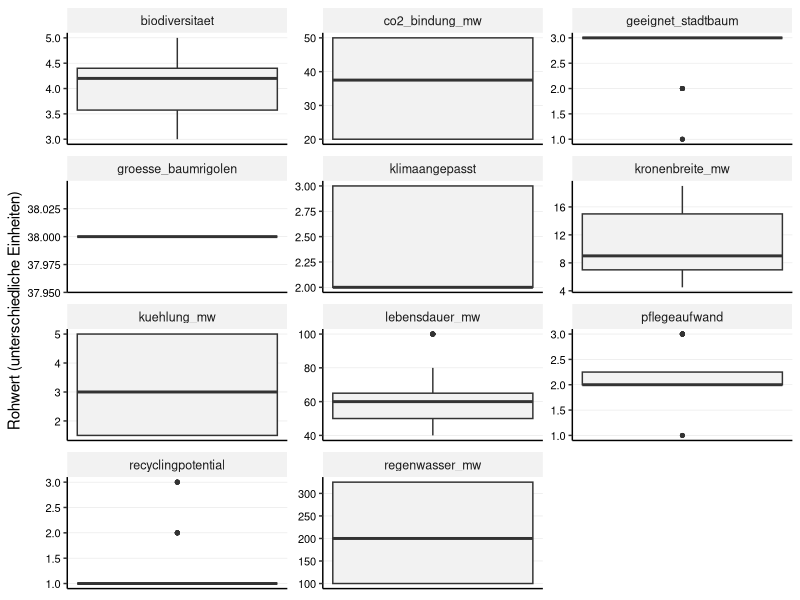
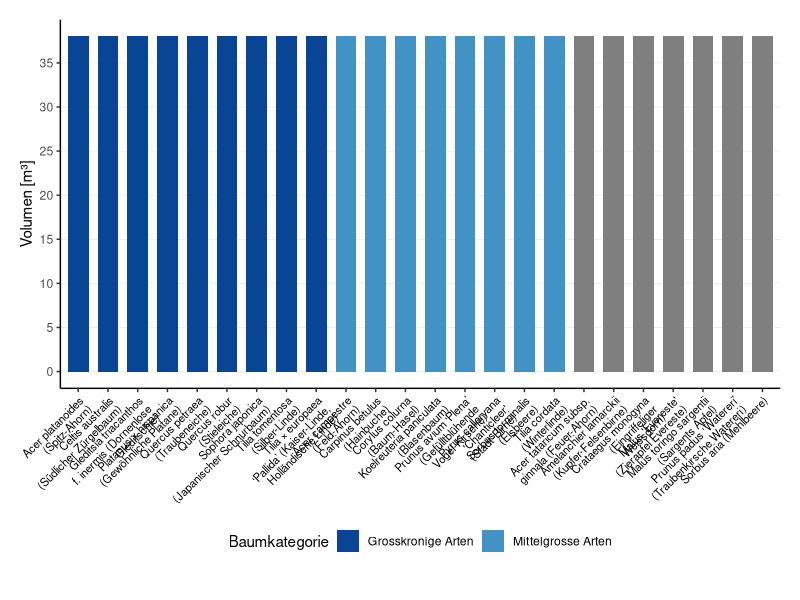

The R source for these figures, in order: (Note: this script raises an error after producing the figures.)
## ---- chunk 1

library(tidyverse)
library(readr)
library(ggplot2)
library(forcats)
library(tidytext)
library(patchwork)

## ---- chunk 2

## 1. Daten Importieren

# Liest die Rohdaten für die Bäume ein
df_baeume_raw <- read_delim(
  "01_data_input/Baeume_tidy.csv", 
  delim = ";"
)

# Liest die Gewichtungen ein (jetzt mit "baeume" im Variablennamen)
weights_baeume_s0_raw <- read_delim(
  "01_data_input/Baeume_Gewichtung_Szenario0.csv", 
  delim = ";"
)
weights_baeume_s1_raw <- read_delim(
  "01_data_input/Baeume_Gewichtung_Szenario1.csv",
  delim = ";"
)
weights_baeume_s2_raw <- read_delim(
  "01_data_input/Baeume_Gewichtung_Szenario2.csv",
  delim = ";"
)
weights_baeume_s3_raw <- read_delim(
  "01_data_input/Baeume_Gewichtung_Szenario3.csv",
  delim = ";"
)
## ---- chunk 3
#| include: false
# --- PRÜFUNG BLOCK 1 (Bäume) ---

print("--- 1. Check: Spaltennamen Bäume (Sind alle Spaltennamen da?) ---")
colnames(df_baeume_raw)

print("--- 2. Check: Gewichtung S0 (Wurden Spalten getrennt?) ---")
head(weights_baeume_s0_raw) 

print("--- 3. Check: Gewichtung S3 (Zur Sicherheit) ---")
head(weights_baeume_s3_raw)

## ---- chunk 4
# A. Bereinigung der Rohdaten
df_baeume <- df_baeume_raw %>%
  select(baumkategorie, baumart, everything()) 

# B. Bereinigung der Gewichtungen (ALLE SZENARIEN)
# Wir fügen den Roh-Dateien die Szenario-Namen hinzu
df_weights_s0 <- weights_baeume_s0_raw %>%
  mutate(szenario = "Szenario 0: Baseline (IST)")
df_weights_s1 <- weights_baeume_s1_raw %>%
  mutate(szenario = "Szenario 1: Forschungsfokus")
df_weights_s2 <- weights_baeume_s2_raw %>%
  mutate(szenario = "Szenario 2: Radikale Vermeidung")
df_weights_s3 <- weights_baeume_s3_raw %>%
  mutate(szenario = "Szenario 3: Radikaler Lebenszyklus")

# Jetzt binden wir sie zu einer finalen Gewichtungs-Tabelle zusammen
df_weights <- bind_rows(df_weights_s0, df_weights_s1, df_weights_s2, df_weights_s3) %>%
  # Berechne das Gesamtgewicht (gewicht) aus den Rohspalten,
  mutate(
    gewicht = group_weight * within_group_weight
  ) %>%
   # umbenennen für den Join
  rename(
    bewertungskategorie = criterion_id
  ) %>%
  # Auswählen der Spalten, die der Rest des Skripts braucht
  select(szenario, bewertungskategorie, gewicht, group_id)

## ---- chunk 5
#| include: false
# --- PRÜFUNG BLOCK 2 ---
print("--- Check: Stimmen Kriterien überein? ---")
kriterien_gewichte <- unique(df_weights$bewertungskategorie)
spalten_baeume <- colnames(df_baeume)
missing <- setdiff(kriterien_gewichte, spalten_baeume)

if(length(missing) > 0) {
  print("ACHTUNG! Folgende Kriterien fehlen:")
  print(missing)
} else {
  print("ERFOLG: Alle Gewichtungs-Kriterien sind in den Baum-Daten vorhanden!")
}

## ---- chunk 6
# 3.1 Wide-to-Long
df_baeume_long <- df_baeume %>%
  pivot_longer(
    cols = where(is.numeric), 
    names_to = "bewertungskategorie", 
    values_to = "wert"
  )

# 3.2 JOIN mit Gewichtung
# WICHTIG: Wir nutzen left_join. 
df_baeume_joined <- df_baeume_long %>%
  left_join(df_weights, by = "bewertungskategorie", relationship = "many-to-many")

## ---- chunk 7
#| include: false
# --- PRÜFUNG BLOCK 3 (Bäume) ---

# Sicherheits-Check im Skript:
# Bei Bäumen erwarten wir eigentlich für ALLE Kriterien ein Gewicht (anders als bei Belägen mit den Info-Kosten).
if(any(is.na(df_baeume_joined$gewicht))) {
  warning("ACHTUNG: Einige Baum-Kriterien haben kein Gewicht gefunden! Bitte prüfen.")
}

print("--- Check 1: Dimensionen (Sollte riesig sein) ---")
# Erwartung: Anzahl Bäume (25) * Kriterien (ca. 11) * Szenarien (4)
dim(df_baeume_joined)

print("--- Check 2: Gibt es Kriterien ohne Gewicht? ---")
# Hier sollte im Idealfall eine leere Tabelle oder "0" kommen.
# Falls hier was steht, stimmen die Namen in der CSV nicht überein.
df_baeume_joined %>% 
  filter(is.na(gewicht)) %>% 
  select(bewertungskategorie) %>% 
  distinct()

print("--- Check 3: Stichprobe (Eiche in S2) ---")
# Zeig mir, ob die Gewichtung für Szenario 2 (Umwelt) bei CO2 hoch ist
df_baeume_joined %>%
  filter(baumart == "Quercus petraea (Traubeneiche)", szenario == "Szenario 2: Radikale Vermeidung") %>%
  filter(bewertungskategorie == "co2_bindung") %>%
  select(szenario, bewertungskategorie, wert, gewicht)
  
## ---- chunk 8
#| label: fig-baeume-analysis
#| fig.width: 10
#| fig.height: 16
#| out.width: "100%"
#| warning: false

# -------------------------------------------------------
# TEIL 1: Boxplot der Rohwerte (Überblick)  (Scientific Style)
# -------------------------------------------------------
# Hinweis: Da die Einheiten gemischt sind, nutzen wir facet_wrap mit freien Skalen.
plot_rohwerte_baeume <- ggplot(df_baeume_joined, aes(y = wert)) +
  geom_boxplot(fill = "grey95", width = 0.5, outlier.size = 1) +
  
  # Facetten für jedes Kriterium
  facet_wrap(~bewertungskategorie, scales = "free", ncol = 3) +
  
  labs(
    title = NULL, # Titel kommt in Word
    subtitle = NULL,
    x = NULL,
    y = "Rohwert (unterschiedliche Einheiten)"
  ) +
  
  theme_classic(base_size = 11) +
  
  theme(
    # Nur horizontale Gitterlinien (y) sind wichtig zum Ablesen der Werte
    panel.grid.major.y = element_line(color = "grey90", linewidth = 0.2),
    panel.grid.major.x = element_blank(),
    
    # Facetten-Label
    strip.background = element_rect(fill = "grey95", color = NA),
    strip.text = element_text(face = "plain", size = 9),
    
    # Y-Achse (Werte) MUSS sichtbar sein:
    axis.text.y = element_text(size = 8, color = "black"), 
    
    # X-Achse (unten) kann leer sein:
    axis.text.x = element_blank(),
    axis.ticks.x = element_blank()
  )

# print(plot_rohwerte_baeume)

## ---- chunk 9
#| include: false
# Speicher des Plots
ggsave("02_export/plots/check_01_rohwerte_verteilung_baeume.png", 
       plot = plot_rohwerte_baeume, width = 10, height = 8, dpi = 300)

## ---- chunk 10
#| label: fig-baeume-scientific-clean
#| fig.width: 12
#| fig.height: 10
#| out.width: "100%"
#| warning: false

## 4. Explorative Datenanalyse (Scientific Style - Clean)

library(patchwork)

# -------------------------------------------------------
# DATEN VORBEREITEN (Gemeinsame Basis)
# -------------------------------------------------------

levels_kategorie <- c("Grosskronige Arten", "Mittelgrosse Arten", "Kleine Arten")

colors_baeume <- c(
  "Grosskronige Arten" = "#084594", 
  "Mittelgrosse Arten" = "#4292c6", 
  "Kleine Arten" = "#9ecae1"
)

# -------------------------------------------------------
# TEIL 1: RAUMBEDARF (Ohne Text im Balken)
# -------------------------------------------------------

# 1. Daten filtern & Bereinigen
df_raum <- df_baeume_joined %>%
  filter(bewertungskategorie == "groesse_baumrigolen") %>%
  mutate(wert = as.numeric(wert)) %>%
  distinct(baumart, wert, baumkategorie) %>%
  mutate(baumkategorie = fct_relevel(baumkategorie, levels_kategorie)) %>%
  arrange(baumkategorie, baumart) %>%
  mutate(baumart_sortiert = factor(baumart, levels = unique(baumart)))

# 2. Plot erstellen
plot_raum <- ggplot(df_raum, 
       aes(x = baumart_sortiert, y = wert, fill = baumkategorie)) +
  
  # HIER GEÄNDERT: Nur Balken, kein Text
  geom_col(width = 0.7) +
  
  scale_fill_manual(values = colors_baeume) +
  scale_x_discrete(labels = function(x) stringr::str_wrap(x, width = 25)) +
  
  # Skala feinrastern
  scale_y_continuous(breaks = seq(0, 100, 5)) +
  
  labs(
    title = NULL,
    subtitle = NULL,
    x = NULL,
    y = "Volumen [m\u00B3]",
    fill = "Baumkategorie"
  ) +
  
  theme_classic(base_size = 11) +
  
  theme(
    legend.position = "bottom",
    plot.title = element_text(face = "plain", size = 12, hjust = 0),
    panel.grid.major.y = element_line(color = "grey90", linewidth = 0.2),
    axis.text.x = element_text(angle = 45, hjust = 1, size = 8, color = "black"),
    plot.margin = margin(t = 5, r = 5, b = 10, l = 5, unit = "mm")
  )

# print(plot_raum)
## ---- chunk 11
#| include: false
ggsave("02_export/plots/Abb_Baeume_Raumbedarf_clean.png", 
       plot = plot_raum, width = 10, height = 8, dpi = 300)
## ---- chunk 12
# -------------------------------------------------------
# TEIL 2: ÖKOLOGISCHE LEISTUNG (Optimiert für Lesbarkeit)
# -------------------------------------------------------

# 1. Daten filtern
df_leistung <- df_baeume_joined %>%
  filter(bewertungskategorie %in% c("co2_bindung", "kuehlung", "regenwasser")) %>%
  mutate(wert = as.numeric(wert)) %>%
  distinct(baumart, bewertungskategorie, wert, baumkategorie) %>%
  mutate(facet_label = case_when(
    bewertungskategorie == "co2_bindung" ~ "CO\u2082-Bindung [kg/a]",
    bewertungskategorie == "kuehlung" ~ "Kühlleistung [\u00B0C]", 
    bewertungskategorie == "regenwasser" ~ "Regenwasser [l/Tag]"
  )) %>%
  mutate(facet_label = fct_relevel(facet_label, 
                                   "CO\u2082-Bindung [kg/a]", 
                                   "Kühlleistung [\u00B0C]", 
                                   "Regenwasser [l/Tag]")) %>%
  mutate(baumkategorie = fct_relevel(baumkategorie, levels_kategorie)) %>%
  arrange(baumkategorie, baumart) %>%
  mutate(baumart_sortiert = factor(baumart, levels = unique(baumart)))

# 2. Plot erstellen
plot_leistung <- ggplot(df_leistung, 
       aes(x = baumart_sortiert, y = wert, fill = baumkategorie)) +
  
  geom_col(width = 0.7) +
  
  facet_wrap(~facet_label, ncol = 1, scales = "free_y", strip.position = "top") +
  
  scale_fill_manual(values = colors_baeume) +
  
  # HIER GEÄNDERT: Früherer Umbruch (width = 15) gegen breite Textblöcke
  scale_x_discrete(labels = function(x) stringr::str_wrap(x, width = 30)) +
  
  labs(
    title = NULL, 
    x = NULL,
    y = NULL, 
    fill = "Baumkategorie"
  ) +
  
  theme_classic(base_size = 11) +
  
  theme(
    legend.position = "bottom",
    plot.title = element_text(face = "plain", size = 12, hjust = 0),
    
    panel.grid.major.y = element_line(color = "grey90", linewidth = 0.2),
    panel.grid.major.x = element_blank(),
    
    strip.background = element_rect(fill = "grey95", color = NA),
    strip.text = element_text(face = "plain", size = 10, hjust = 0),
    
    # HIER GEÄNDERT: Schrift kleiner (7) und vjust=1 für sauberen 45-Grad-Anschluss
    axis.text.x = element_text(angle = 45, hjust = 1, vjust = 1, size = 9, color = "black"),
    
    # Ränder: Unten und Links genug Platz
    plot.margin = margin(t = 5, r = 10, b = 40, l = 10, unit = "mm")
  )

# print(plot_leistung)
## ---- chunk 13
#| include: false
# Speichern (Breite 12 reicht oft, wenn die Schrift klein genug ist)
ggsave("02_export/plots/Abb_Baeume_Leistung_clean.png", 
       plot = plot_leistung, width = 12, height = 14, dpi = 300)

## ---- chunk 14
# 5.1 Definieren: Wo ist "weniger" besser?
kriterien_lower_is_better_baeume <- c(
  "pflegeaufwand",
  "groesse_baumrigolen"
)

# 5.2 Min-Max-Skalierung
# Wir normieren ALLES (auch ungewichtete Infos), damit wir sie plotten können.
# WICHTIG: Hier NICHT nach Gewicht filtern!
df_baeume_normalized <- df_baeume_joined %>%
  filter(!is.na(wert)) %>% # Nur Zeilen ohne Werte löschen 
  group_by(bewertungskategorie) %>%
  mutate(
    min_wert = min(wert, na.rm = TRUE),
    max_wert = max(wert, na.rm = TRUE),
    # Berechnung des Scores
    score_normiert = case_when(
      # Sonderfall: Wenn Min und Max gleich sind (alle gleich gut) -> Score 1
      (max_wert - min_wert) == 0 ~ 1,
      # Normale Skalierung (higher is better)
      !(bewertungskategorie %in% kriterien_lower_is_better_baeume) ~ (wert - min_wert) / (max_wert - min_wert),
      # Invertierte Skalierung (lower is better)
      bewertungskategorie %in% kriterien_lower_is_better_baeume ~ 1 - ((wert - min_wert) / (max_wert - min_wert))
    )
  ) %>%
  ungroup()

## ---- chunk 15
#| include: false
# --- PRÜFUNG BLOCK 5 ---

print("--- Check 1: Scores im Bereich 0-1? ---")
summary(df_baeume_normalized$score_normiert)

print("--- Check 2: Funktioniert 'Lower is better' (Baumrigolen)? ---")
# Wir vergleichen zwei Bäume: Einen mit kleiner Rigole (gut) und einen mit grosser (schlecht)
df_baeume_normalized %>%
  filter(bewertungskategorie == "groesse_baumrigolen") %>%
  select(baumart, wert, score_normiert) %>%
  arrange(wert) %>% # Sortiert nach Wert (kleinste Rigole oben)
  head(5)
## ---- chunk 16
#| label: fig-check-normierung-baeume
#| fig.width: 10
#| fig.height: 8
#| out.width: "100%"
#| warning: false

# Boxplot der normierten Scores (Scientific Style)
# Ziel: Überprüfen, ob die Min-Max-Skalierung funktioniert hat.
# Alle Boxplots müssen zwischen 0 und 1 liegen.

plot_normiert_baeume <- ggplot(df_baeume_normalized, aes(x = bewertungskategorie, y = score_normiert)) +
  geom_boxplot(fill = "grey90", width = 0.6, outlier.colour = "black", outlier.size = 1) +
  
  coord_flip() +
  
  # Fixe Skala 0-1 
  scale_y_continuous(limits = c(0, 1), expand = c(0, 0.05)) +
  
  labs(
    title = NULL,
    subtitle = NULL,
    x = NULL, # Kriterien-Namen stehen an der Achse
    y = "Normierter Score (0 = schlecht, 1 = ideal)"
  ) +
  
  theme_classic(base_size = 11) +
  
  theme(
    # Gitterlinien: Vertikal wichtig (um 0.5 etc. zu sehen), Horizontal weg
    panel.grid.major.x = element_line(color = "grey90", linewidth = 0.2),
    panel.grid.major.y = element_blank(),
    
    # Achsen-Texte
    axis.text.y = element_text(color = "black", size = 10), # Kriterien-Namen
    axis.text.x = element_text(color = "black", size = 10)  # Zahlen 0-1
  )


# print(plot_normiert_baeume)

## ---- chunk 17
#| include: false
ggsave("02_export/plots/check_02_normierte_scores_baeume.png", 
       plot = plot_normiert_baeume, width = 10, height = 7, dpi = 300)
## ---- chunk 18
# --- PRÜFUNG BLOCK 6 ---

print("--- Check: Liegen alle Scores zwischen 0 und 1? ---")
summary(df_baeume_normalized$score_normiert)
# Min muss >= 0.00 sein, Max <= 1.00

print("--- Check: Wurden Kriterien mit 'Lower is better' invertiert? ---")
# Wir prüfen Baumrigole: Kleiner Wert (6) sollte Score 1 sein (hatten wir oben schon, aber zur Sicherheit)
df_baeume_normalized %>%
  filter(bewertungskategorie == "groesse_baumrigolen") %>%
  group_by(wert) %>%
  summarise(mean_score = mean(score_normiert)) %>%
  arrange(wert) %>% # Kleinster Wert oben
  head(1)
## ---- chunk 19
# 7.1 Berechnung Score pro Kriterium
df_mca_calculated <- df_baeume_normalized %>%
  # HIER filtern wir alles raus, was kein Gewicht hat
  filter(!is.na(gewicht)) %>% 
  mutate(MCA_score_kriterium = score_normiert * gewicht)

# 7.2 Aggregation pro Szenario
# Wir summieren die Scores pro Baum und Szenario
df_mca_total <- df_mca_calculated %>%
  group_by(szenario, baumkategorie, baumart) %>%
  summarise(MCA_gesamtscore = sum(MCA_score_kriterium, na.rm = TRUE), .groups = 'drop') %>%
  # Sortierung: Erst nach Szenario, dann nach Punktzahl
  arrange(szenario, desc(MCA_gesamtscore)) 

# Anzeigen der Ergebnisse
print("--- MCA Gesamtergebnis (Auszug) ---")
print(df_mca_total, n = 20)

# 7.3 - Auswahl der "Top 3 Sieger"
# Ziel: Für jedes der 4 Szenarien die Top 3 Bäume aus dem Gesamtranking
N_BAEUME <- 3

df_sieger_baeume <- df_mca_total %>%
  group_by(szenario) %>%
  # Wählt die N besten Bäume innerhalb jedes Szenarios aus
  slice_max(MCA_gesamtscore, n = N_BAEUME) %>%
  ungroup() %>%
  # Ordnen für bessere Lesbarkeit
  arrange(szenario, desc(MCA_gesamtscore))

# Anzeigen der 12 Sieger-Bäume (4 Szenarien * 3 Bäume)
print(paste("--- Top", N_BAEUME, "Bäume pro Szenario (für Zeitstrahl-Analyse) ---"))
print(df_sieger_baeume)

## ---- chunk 20
#| include: false
# 7.4 Export der Tabellen
write_csv2(
  df_sieger_baeume, 
  file = "02_export/tables/mca_top3_baeume_pro_szenario.csv"
)
write_csv2(
  df_mca_total, 
  file = "02_export/tables/mca_rangliste_baeume_alle_szenarien.csv"
)
write_csv2(
  df_mca_calculated, 
  file = "02_export/tables/mca_details_berechnung_baeume.csv"
)

# --- PRÜFUNG BLOCK 7 ---

print("--- Check: Enthält die Berechnung noch Zeilen ohne Gewicht? ---")
# Sollte 0 Zeilen ergeben
df_mca_calculated %>% filter(is.na(gewicht)) %>% count()

print("--- Check: Plausibilität Ergebnisse (S0 Baseline) ---")
# Zeig mir die Top 3 von Szenario 0
df_sieger_baeume %>% 
  filter(szenario == "Szenario 0: Baseline (IST)") %>%
  select(baumart, MCA_gesamtscore)

## ---- chunk 21

# --- Datenaufbereitung für Stacked Plot (einmalig & aufgehübscht) ---
df_mca_groups_baeume_plot <- df_mca_calculated %>%
  group_by(szenario, baumkategorie, baumart, group_id) %>%
  summarise(gruppen_score = sum(MCA_score_kriterium, na.rm = TRUE), .groups = 'drop') %>%
  left_join(df_mca_total, by = c("szenario", "baumkategorie", "baumart")) %>%
  mutate(group_label_clean = case_when(
    group_id == "langlebigkeit" ~ "Langlebigkeit",
    group_id == "wirtschaftlichkeit" ~ "Wirtschaftlichkeit",
    group_id == "multifunktionale_nutzungsqualitaet" ~ "Multifunktionale Nutzungsqualität",
    group_id == "umweltwirkung" ~ "Umweltwirkung",
    group_id == "kreislauffaehigkeit" ~ "Kreislauffähigkeit",
    TRUE ~ group_id
  ))

# 1. Farben definieren (Einheitlich zur gesamten Arbeit)
colors_kategorie_baeume <- c(
  "Grosskronige Arten" = "#084594",  # Dunkelblau
  "Mittelgrosse Arten" = "#4292c6",  # Mittelblau
  "Kleine Arten" = "#9ecae1"         # Hellblau
)
# 2. Farben für Kriterien-Gruppen
colors_gruppen <- c(
  "Langlebigkeit" = "#08306b",                     # Dunkelstes Blau (Zeit)
  "Wirtschaftlichkeit" = "#2171b5",                # Dunkles Mittelblau (Geld)
  "Multifunktionale Nutzungsqualität" = "#4292c6", # Mittelblau
  "Umweltwirkung" = "#9ecae1",                     # Hellblau
  "Kreislauffähigkeit" = "#deebf7"                 # Sehr helles Blau/Grau
)
## ---- chunk 22
#| label: fig-mca-plots-baeume-s0
#| fig.width: 13
#| fig.height: 10
#| out.width: "95%"
#| dpi: 300

# --- Plot 1: Ranking (Szenario 0) ---
data_s0 <- df_mca_total %>% filter(szenario == "Szenario 0: Baseline (IST)")

plot_s0_rank <- ggplot(data_s0,
       aes(x = MCA_gesamtscore,
           y = fct_reorder(baumart, MCA_gesamtscore), 
           fill = baumkategorie)) + 
  geom_col(width = 0.7) +
  
  scale_x_continuous(limits = c(0, 1), expand = c(0, 0.05)) + 
  scale_y_discrete(labels = function(x) stringr::str_wrap(x, width = 40)) +
  scale_fill_manual(values = colors_kategorie_baeume) +
  
  labs(
    title = NULL, 
    x = "MCA Score (0-1)", 
    y = NULL, 
    fill = "Baumkategorie"
  ) +
  
  theme_classic(base_size = 11) + 
  
  theme(
    legend.position = "bottom",
    panel.grid.major.y = element_blank(),
    panel.grid.major.x = element_line(color = "grey90", linewidth = 0.2),
    axis.text = element_text(color = "black"),
    plot.margin = margin(t = 5, r = 10, b = 5, l = 5, unit = "mm")
  )

# print(plot_s0_rank, width = 10, height = 7)
## ---- chunk 23
#| include: false
ggsave("02_export/plots/mca_baeume_rank_s0.png",
       plot = plot_s0_rank, width = 10, height = 10, dpi = 300)
## ---- chunk 24
# --- Plot 2: Stacked Detail (Szenario 0) ---
data_s0_groups <- df_mca_groups_baeume_plot %>% filter(szenario == "Szenario 0: Baseline (IST)")

plot_s0_stack <- ggplot(data_s0_groups,
       aes(x = gruppen_score,
           y = fct_reorder(baumart, MCA_gesamtscore), 
           fill = group_label_clean)) + 
  geom_col(position = "stack", width = 0.7) +
  
  scale_x_continuous(limits = c(0, 1), expand = c(0, 0.05)) +
  scale_y_discrete(labels = function(x) stringr::str_wrap(x, width = 40)) +
  scale_fill_manual(values = colors_gruppen) +
  
  labs(
    title = NULL, 
    x = "Beitrag zum Score", 
    y = NULL, 
    fill = "Kriteriengruppe"
  ) +
  theme_classic(base_size = 11) + 
  theme(
    legend.position = "bottom",
    legend.text = element_text(size = 9),
    legend.box = "vertical",
    panel.grid.major.y = element_blank(),
    panel.grid.major.x = element_line(color = "grey90", linewidth = 0.2),
    axis.text = element_text(color = "black"),
    plot.margin = margin(t = 5, r = 10, b = 5, l = 5, unit = "mm")
  ) +
  guides(fill = guide_legend(nrow = 2, byrow = TRUE))

# print(plot_s0_stack)
## ---- chunk 25
#| include: false
ggsave("02_export/plots/mca_baeume_detail_s0.png",
       plot = plot_s0_stack, width = 10, height = 10, dpi = 300)
## ---- chunk 26
#| label: fig-mca-plots-baeume-s1
#| fig.width: 13
#| fig.height: 10
#| out.width: "95%"
#| dpi: 300

# --- Plot 1: Ranking (Szenario 1) ---
data_s1 <- df_mca_total %>% filter(szenario == "Szenario 1: Forschungsfokus")

plot_s1_rank <- ggplot(data_s1,
       aes(x = MCA_gesamtscore,
           y = fct_reorder(baumart, MCA_gesamtscore), 
           fill = baumkategorie)) + 
  geom_col(width = 0.7) +
  scale_x_continuous(limits = c(0, 1), expand = c(0, 0.05)) + 
  scale_y_discrete(labels = function(x) stringr::str_wrap(x, width = 40)) +
  scale_fill_manual(values = colors_kategorie_baeume) +
  labs(
    title = NULL,
    x = "MCA Score (0-1)",
    y = NULL,
    fill = "Baumkategorie"
  ) +
  theme_classic(base_size = 11) + 
  theme(
    legend.position = "bottom",
    panel.grid.major.y = element_blank(),
    panel.grid.major.x = element_line(color = "grey90", linewidth = 0.2),
    axis.text = element_text(color = "black"),
    plot.margin = margin(t = 5, r = 10, b = 5, l = 5, unit = "mm")
  )

print(plot_s1_rank)
ggsave("02_export/plots/mca_baeume_rank_s1.png",
      plot = plot_s1_rank, width = 10, height = 10, dpi = 300)

# --- Plot 2: Stacked Detail (Szenario 1) ---
data_s1_groups <- df_mca_groups_baeume_plot %>% filter(szenario == "Szenario 1: Forschungsfokus")

plot_s1_stack <- ggplot(data_s1_groups,
       aes(x = gruppen_score,
           y = fct_reorder(baumart, MCA_gesamtscore), 
           fill = group_label_clean)) + 
  geom_col(position = "stack", width = 0.7) +
  scale_x_continuous(limits = c(0, 1), expand = c(0, 0.05)) +
  scale_y_discrete(labels = function(x) stringr::str_wrap(x, width = 40)) +
  scale_fill_manual(values = colors_gruppen) +
  labs(
    title = NULL,
    x = "Beitrag zum Score",
    y = NULL,
    fill = "Kriteriengruppe"
  ) +
  theme_classic(base_size = 11) + 
  theme(
    legend.position = "bottom",
    legend.text = element_text(size = 9),
    legend.box = "vertical",
    panel.grid.major.y = element_blank(),
    panel.grid.major.x = element_line(color = "grey90", linewidth = 0.2),
    axis.text = element_text(color = "black"),
    plot.margin = margin(t = 5, r = 10, b = 5, l = 5, unit = "mm")
  ) +
  guides(fill = guide_legend(nrow = 2, byrow = TRUE))

# print(plot_s1_stack)
## ---- chunk 27
#| include: false
ggsave("02_export/plots/mca_baeume_detail_s1.png",
      plot = plot_s1_stack, width = 10, height = 10, dpi = 300)
## ---- chunk 28
#| label: fig-mca-plots-baeume-s2
#| fig.width: 13
#| fig.height: 10
#| out.width: "95%"
#| dpi: 300

# --- Plot 1: Ranking (Szenario 2) ---
data_s2 <- df_mca_total %>% filter(szenario == "Szenario 2: Radikale Vermeidung")

plot_s2_rank <- ggplot(data_s2,
       aes(x = MCA_gesamtscore,
           y = fct_reorder(baumart, MCA_gesamtscore), 
           fill = baumkategorie)) + 
  geom_col(width = 0.7) +
  scale_x_continuous(limits = c(0, 1), expand = c(0, 0.05)) + 
  scale_y_discrete(labels = function(x) stringr::str_wrap(x, width = 40)) +
  scale_fill_manual(values = colors_kategorie_baeume) +
  labs(
    title = NULL,
    x = "MCA Score (0-1)",
    y = NULL,
    fill = "Baumkategorie"
  ) +
  theme_classic(base_size = 11) + 
  theme(
    legend.position = "bottom",
    panel.grid.major.y = element_blank(),
    panel.grid.major.x = element_line(color = "grey90", linewidth = 0.2),
    axis.text = element_text(color = "black"),
    plot.margin = margin(t = 5, r = 10, b = 5, l = 5, unit = "mm")
  )

# print(plot_s2_rank)
## ---- chunk 29
#| include: false
ggsave("02_export/plots/mca_baeume_rank_s2.png",
       plot = plot_s2_rank, width = 10, height = 10, dpi = 300)
## ---- chunk 30
# --- Plot 2: Stacked Detail (Szenario 2) ---
data_s2_groups <- df_mca_groups_baeume_plot %>% filter(szenario == "Szenario 2: Radikale Vermeidung")

plot_s2_stack <- ggplot(data_s2_groups,
       aes(x = gruppen_score,
           y = fct_reorder(baumart, MCA_gesamtscore), 
           fill = group_label_clean)) + 
  geom_col(position = "stack", width = 0.7) +
  scale_x_continuous(limits = c(0, 1), expand = c(0, 0.05)) +
  scale_y_discrete(labels = function(x) stringr::str_wrap(x, width = 40)) +
  scale_fill_manual(values = colors_gruppen) +
  labs(
    title = NULL,
    x = "Beitrag zum Score",
    y = NULL,
    fill = "Kriteriengruppe"
  ) +
  theme_classic(base_size = 11) + 
  theme(
    legend.position = "bottom",
    legend.text = element_text(size = 9),
    legend.box = "vertical",
    panel.grid.major.y = element_blank(),
    panel.grid.major.x = element_line(color = "grey90", linewidth = 0.2),
    axis.text = element_text(color = "black"),
    plot.margin = margin(t = 5, r = 10, b = 5, l = 5, unit = "mm")
  ) +
  guides(fill = guide_legend(nrow = 2, byrow = TRUE))

# print(plot_s2_stack)
## ---- chunk 31
#| include: false
ggsave("02_export/plots/mca_baeume_detail_s2.png",
       plot = plot_s2_stack, width = 10, height = 10, dpi = 300)
## ---- chunk 32
#| label: fig-mca-plots-baeume-s3
#| fig.width: 13
#| fig.height: 10
#| out.width: "95%"
#| dpi: 300

# --- Plot 1: Ranking (Szenario 3) ---
data_s3 <- df_mca_total %>% filter(szenario == "Szenario 3: Radikaler Lebenszyklus")

plot_s3_rank <- ggplot(data_s3,
       aes(x = MCA_gesamtscore,
           y = fct_reorder(baumart, MCA_gesamtscore), 
           fill = baumkategorie)) + 
  geom_col(width = 0.7) +
  scale_x_continuous(limits = c(0, 1), expand = c(0, 0.05)) + 
  scale_y_discrete(labels = function(x) stringr::str_wrap(x, width = 40)) +
  scale_fill_manual(values = colors_kategorie_baeume) +
  labs(
    title = NULL,
    x = "MCA Score (0-1)",
    y = NULL,
    fill = "Baumkategorie"
  ) +
  theme_classic(base_size = 11) + 
  theme(
    legend.position = "bottom",
    panel.grid.major.y = element_blank(),
    panel.grid.major.x = element_line(color = "grey90", linewidth = 0.2),
    axis.text = element_text(color = "black"),
    plot.margin = margin(t = 5, r = 10, b = 5, l = 5, unit = "mm")
  )

print(plot_s3_rank)
ggsave("02_export/plots/mca_baeume_rank_s3.png",
       plot = plot_s3_rank, width = 10, height = 10, dpi = 300)


# --- Plot 2: Stacked Detail (Szenario 3) ---
data_s3_groups <- df_mca_groups_baeume_plot %>% filter(szenario == "Szenario 3: Radikaler Lebenszyklus")

plot_s3_stack <- ggplot(data_s3_groups,
       aes(x = gruppen_score,
           y = fct_reorder(baumart, MCA_gesamtscore), 
           fill = group_label_clean)) + 
  geom_col(position = "stack", width = 0.7) +
  scale_x_continuous(limits = c(0, 1), expand = c(0, 0.05)) +
  scale_y_discrete(labels = function(x) stringr::str_wrap(x, width = 40)) +
  scale_fill_manual(values = colors_gruppen) +
  labs(
    title = NULL,
    x = "Beitrag zum Score",
    y = NULL,
    fill = "Kriteriengruppe"
  ) +
  theme_classic(base_size = 11) + 
  theme(
    legend.position = "bottom",
    legend.text = element_text(size = 9),
    legend.box = "vertical",
    panel.grid.major.y = element_blank(),
    panel.grid.major.x = element_line(color = "grey90", linewidth = 0.2),
    axis.text = element_text(color = "black"),
    plot.margin = margin(t = 5, r = 10, b = 5, l = 5, unit = "mm")
  ) +
  guides(fill = guide_legend(nrow = 2, byrow = TRUE))

# print(plot_s3_stack)
## ---- chunk 33
#| include: false
ggsave("02_export/plots/mca_baeume_detail_s3.png",
       plot = plot_s3_stack, width = 10, height = 10, dpi = 300)
## ---- chunk 34
# --- PRÜFUNG BLOCK 8 (Bäume) ---

print("--- Check 1: Stimmt die Mathematik der Stacked Plots? ---")
# Wir summieren die Teile (Gruppen) und vergleichen sie mit dem Gesamtscore
check_summe_baeume <- df_mca_groups_baeume_plot %>%
  group_by(szenario, baumart) %>%
  summarise(
    summe_gruppen = sum(gruppen_score),
    original_total = mean(MCA_gesamtscore), # Sollte identisch sein
    .groups = "drop"
  ) %>%
  mutate(differenz = abs(summe_gruppen - original_total)) %>%
  arrange(desc(differenz))

# Zeig mir die grössten Abweichungen (Sollte 0 oder fast 0 sein, z.B. 1e-15)
print(head(check_summe_baeume))

print("--- Check 2: Sind alle 4 Szenarien in den Plot-Daten vorhanden? ---")
unique(df_mca_groups_baeume_plot$szenario)

print("--- Check 3: Top-Baum in Szenario 0 (Wer gewinnt?) ---")
df_mca_total %>% 
  filter(szenario == "Szenario 0: Baseline (IST)") %>% 
  slice_max(MCA_gesamtscore, n = 1) %>%
  select(baumart, MCA_gesamtscore)
